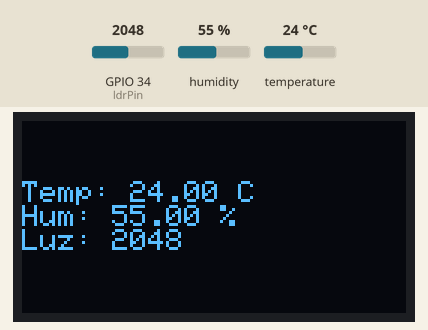
Simulated run of this sketch. Board: ESP32. On the bench: 128×64 one-colour display. The inputs (shaded band) are chosen by the test bench; at power-on: humidity 55 %, GPIO 34 (ldrPin) = 2048, temperature 24 °C. WiFi joins after 1.5 s; servers stay silent unless stated; what the sketch prints to the serial monitor is not drawn.

Above: at 5.1 s.
5.2 s: humidity set to 22 %
At 6.9 s:
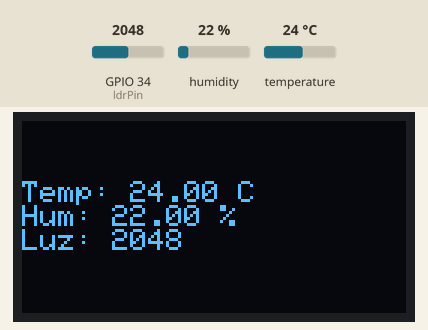
7.3 s: GPIO 34 (ldrPin) set to 2866
At 9.6 s:
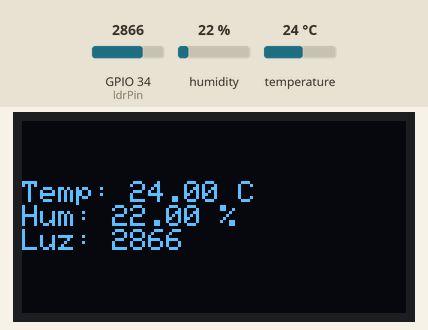
9.9 s: temperature set to 12 °C
At 12.0 s:
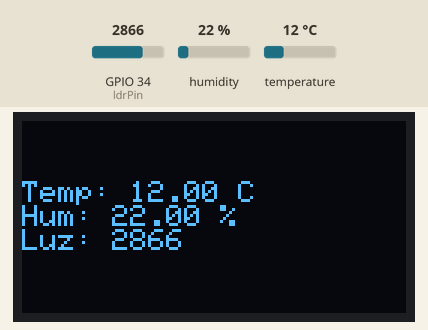
12.5 s: GPIO 34 (ldrPin) set to 3603
At 14.5 s:
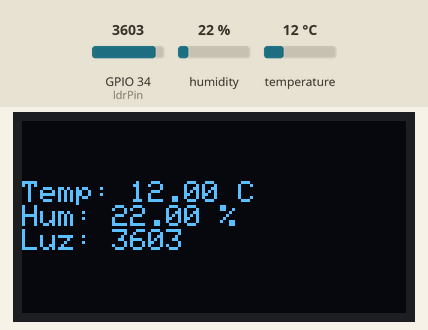
15.2 s: humidity set to 40 %
At 16.9 s:
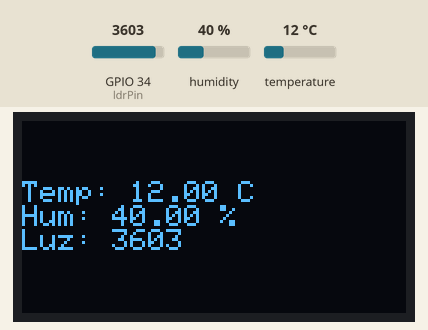
17.9 s: GPIO 34 (ldrPin) set to 4095
At 20.5 s:
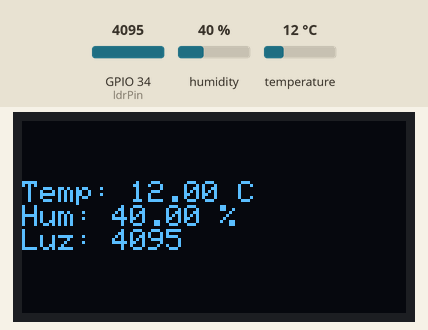
Timing chart, 0 to 21.6 s (numbered marks = the images above; inputs shaded):
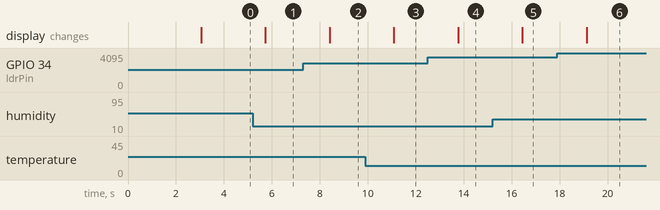

Measured:
- after the input at 5.2 s, the display: changes after 0.53 s (image 1)
- after the input at 7.3 s, the display: changes after 1.1 s (image 2)
- after the input at 9.9 s, the display: changes after 1.2 s (image 3)
- after the input at 12.5 s, the display: changes after 1.3 s (image 4)
- after the input at 15.2 s, the display: changes after 1.2 s (image 5)
- after the input at 17.9 s, the display: changes after 1.2 s (image 6)

The sketch:

ENTRENADOR.ino
```cpp
#include "ThingSpeak.h"
#include <WiFi.h>
#include <Adafruit_GFX.h>
#include <Adafruit_SSD1306.h>
#include <DHT.h>

// Configuración WiFi y ThingSpeak
const char* ssid = "1234";
const char* password = "1234";
WiFiClient client;
unsigned long myChannelNumber = 2733749;
const char * myWriteAPIKey = "MM77GAZXG8R70EKB";

// Configuración del temporizador para ThingSpeak
unsigned long lastTime = 0;
unsigned long timerDelay = 1000;

// Configuración del DHT11
#define DHTPIN 4          // Pin del DHT11
#define DHTTYPE DHT11
DHT dht(DHTPIN, DHTTYPE);

// Configuración de la pantalla OLED
#define SCREEN_WIDTH 128  // Ancho de la pantalla OLED
#define SCREEN_HEIGHT 64  // Altura de la pantalla OLED
Adafruit_SSD1306 display(SCREEN_WIDTH, SCREEN_HEIGHT, &Wire, -1);

// Configuración de la fotocelda
const int ldrPin = 34;  // Pin analógico para la fotocelda (GPIO 34)

void setup() {
  Serial.begin(115200);

  // Configuración de WiFi
  WiFi.mode(WIFI_STA);
  ThingSpeak.begin(client);

  // Inicializar el sensor DHT11
  dht.begin();

  // Inicializar la pantalla OLED
  if (!display.begin(SSD1306_SWITCHCAPVCC, 0x3C)) {
    Serial.println(F("OLED no encontrada"));
    while (true);
  }
  display.clearDisplay();
  display.setTextSize(1);
  display.setTextColor(SSD1306_WHITE);

  // Configuración del pin de la fotocelda
  pinMode(ldrPin, INPUT);
}

void loop() {
  // Si ya pasaron 30 s
  if ((millis() - lastTime) > timerDelay) {
    // Verificar conexión WiFi
    if (WiFi.status() != WL_CONNECTED) {
      Serial.print("Conectando a WiFi");
      while (WiFi.status() != WL_CONNECTED) {
        WiFi.begin(ssid, password);
        delay(2000);
      }
      Serial.println("\nConectado a WiFi");
    }

    // Leer la temperatura y la humedad del DHT11
    float temperatura = dht.readTemperature();
    float humedad = dht.readHumidity();

    // Leer el valor de la fotocelda
    int ldrValue = analogRead(ldrPin);

    // Verificar si las lecturas del DHT11 son válidas
    if (isnan(temperatura) || isnan(humedad)) {
      Serial.println("Error leyendo el DHT11");
    } else {
      // Mostrar en el monitor serial
      Serial.print("Temperatura: ");
      Serial.print(temperatura);
      Serial.print("°C  Humedad: ");
      Serial.print(humedad);
      Serial.print("%  Luz: ");
      Serial.println(ldrValue);

      // Mostrar en la pantalla OLED
      display.clearDisplay();
      display.setTextSize(1);
      display.setCursor(0, 20);
      display.print("Temp: ");
      display.print(temperatura);
      display.println(" C");
      display.print("Hum: ");
      display.print(humedad);
      display.println(" %");
      display.print("Luz: ");
      display.print(ldrValue);
      display.display();

      // Enviar los datos a ThingSpeak
      ThingSpeak.setField(1, temperatura);  // Campo 1: Temperatura
      ThingSpeak.setField(2, humedad);      // Campo 2: Humedad
      ThingSpeak.setField(3, ldrValue);     // Campo 3: Luz (Fotocelda)
      int x = ThingSpeak.writeFields(myChannelNumber, myWriteAPIKey);
      if (x == 200) {
        Serial.println("Actualización exitosa en ThingSpeak.");
      } else {
        Serial.println("Error en ThingSpeak: Código HTTP " + String(x));
      }
    }
    lastTime = millis();  // Actualizar el temporizador
  }
}
```
